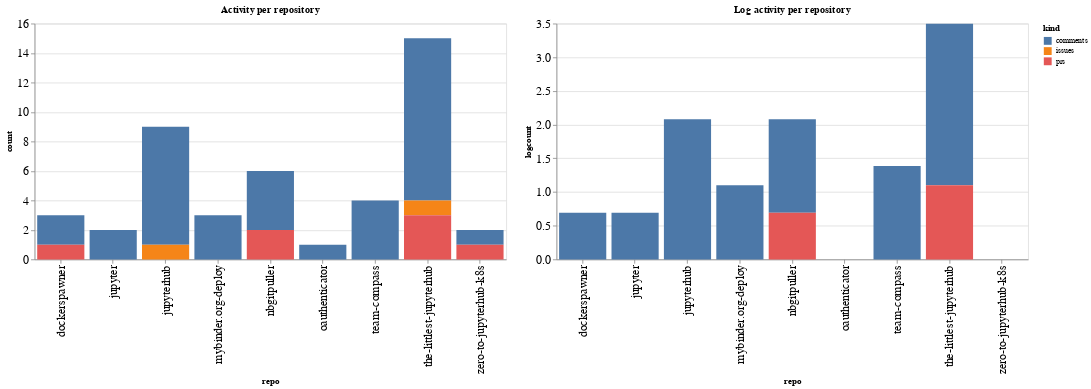

Notebook source saved alongside this figure:
### Code cell
ch1 = alt.Chart(repo_summaries, width=600, title="Activity per repository").mark_bar().encode(
    x='repo',
    y='count',
    color='kind',
    tooltip="kind"
)

ch2 = alt.Chart(repo_summaries, width=600, title="Log activity per repository").mark_bar().encode(
    x='repo',
    y='logcount',
    color='kind',
    tooltip="kind"
)

ch1 | ch2

### Figure 1 — Vega-Lite specification as saved in the notebook (floating-point values rounded to 4 significant figures)
{"config": {"axisLeft": {"labelFontSize": 15}, "axisBottom": {"labelFontSize": 15}}, "hconcat": [{"mark": "bar", "encoding": {"color": {"type": "nominal", "field": "kind"}, "tooltip": {"type": "nominal", "field": "kind"}, "x": {"type": "nominal", "field": "repo"}, "y": {"type": "quantitative", "field": "count"}}, "title": "Activity per repository", "width": 600}, {"mark": "bar", "encoding": {"color": {"type": "nominal", "field": "kind"}, "tooltip": {"type": "nominal", "field": "kind"}, "x": {"type": "nominal", "field": "repo"}, "y": {"type": "quantitative", "field": "logcount"}}, "title": "Log activity per repository", "width": 600}], "data": {"name": "data-883ca132b87f96dc18ba87870e513338"}, "$schema": "https://vega.github.io/schema/vega-lite/v4.8.1.json", "datasets": {"data-883ca132b87f96dc18ba87870e513338": [{"repo": "dockerspawner", "kind": "comments", "count": 2, "logcount": 0.6931}, {"repo": "dockerspawner", "kind": "prs", "count": 1, "logcount": 0.0}, {"repo": "jupyter", "kind": "comments", "count": 2, "logcount": 0.6931}, {"repo": "jupyterhub", "kind": "comments", "count": 8, "logcount": 2.079}, {"repo": "jupyterhub", "kind": "issues", "count": 1, "logcount": 0.0}, {"repo": "mybinder.org-deploy", "kind": "comments", "count": 3, "logcount": 1.099}, {"repo": "nbgitpuller", "kind": "comments", "count": 4, "logcount": 1.386}, {"repo": "nbgitpuller", "kind": "prs", "count": 2, "logcount": 0.6931}, {"repo": "oauthenticator", "kind": "comments", "count": 1, "logcount": 0.0}, {"repo": "team-compass", "kind": "comments", "count": 4, "logcount": 1.386}, {"repo": "the-littlest-jupyterhub", "kind": "comments", "count": 11, "logcount": 2.398}, {"repo": "the-littlest-jupyterhub", "kind": "issues", "count": 1, "logcount": 0.0}, {"repo": "the-littlest-jupyterhub", "kind": "prs", "count": 3, "logcount": 1.099}, {"repo": "zero-to-jupyterhub-k8s", "kind": "comments", "count": 1, "logcount": 0.0}, {"repo": "zero-to-jupyterhub-k8s", "kind": "prs", "count": 1, "logcount": 0.0}]}}
